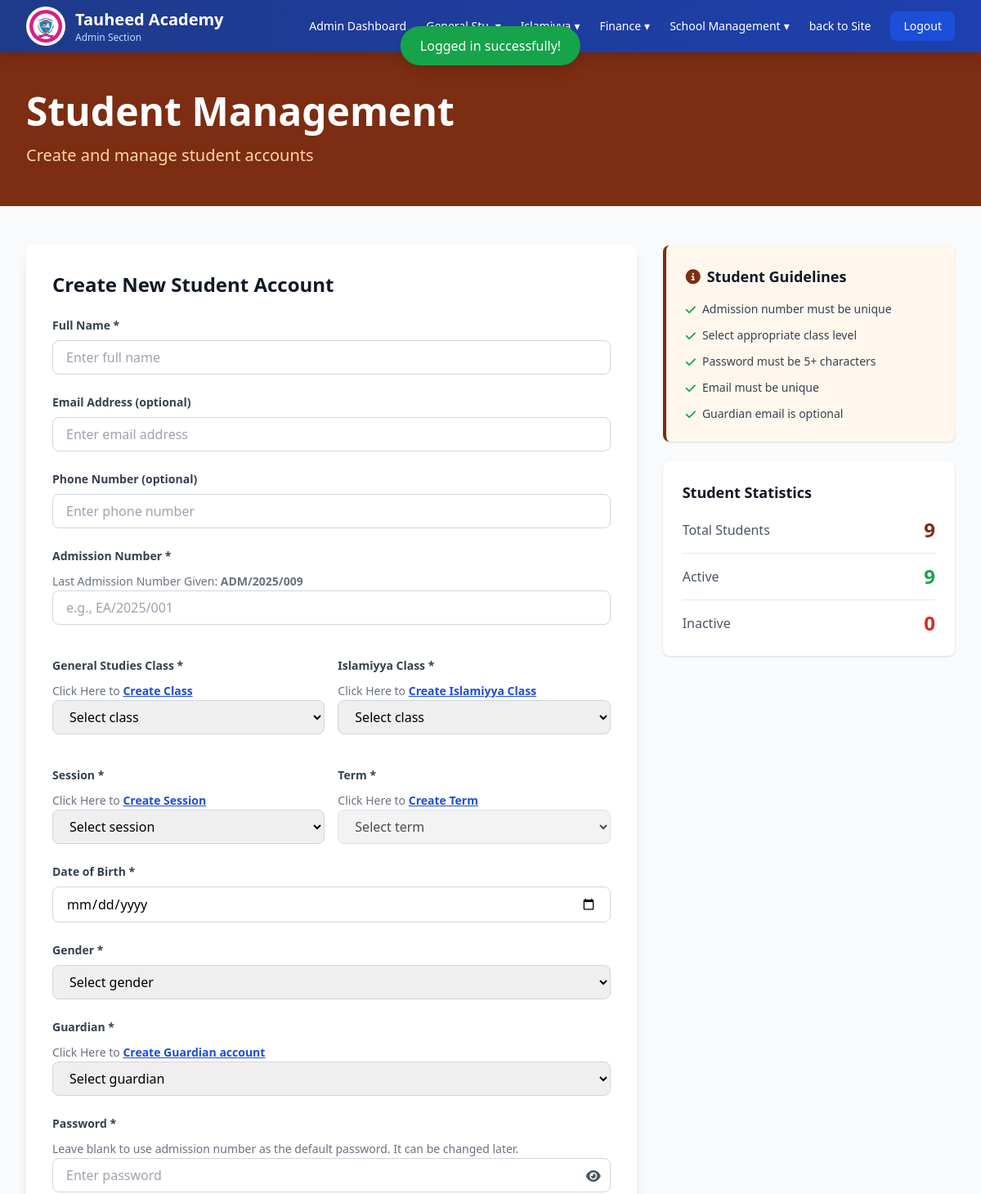
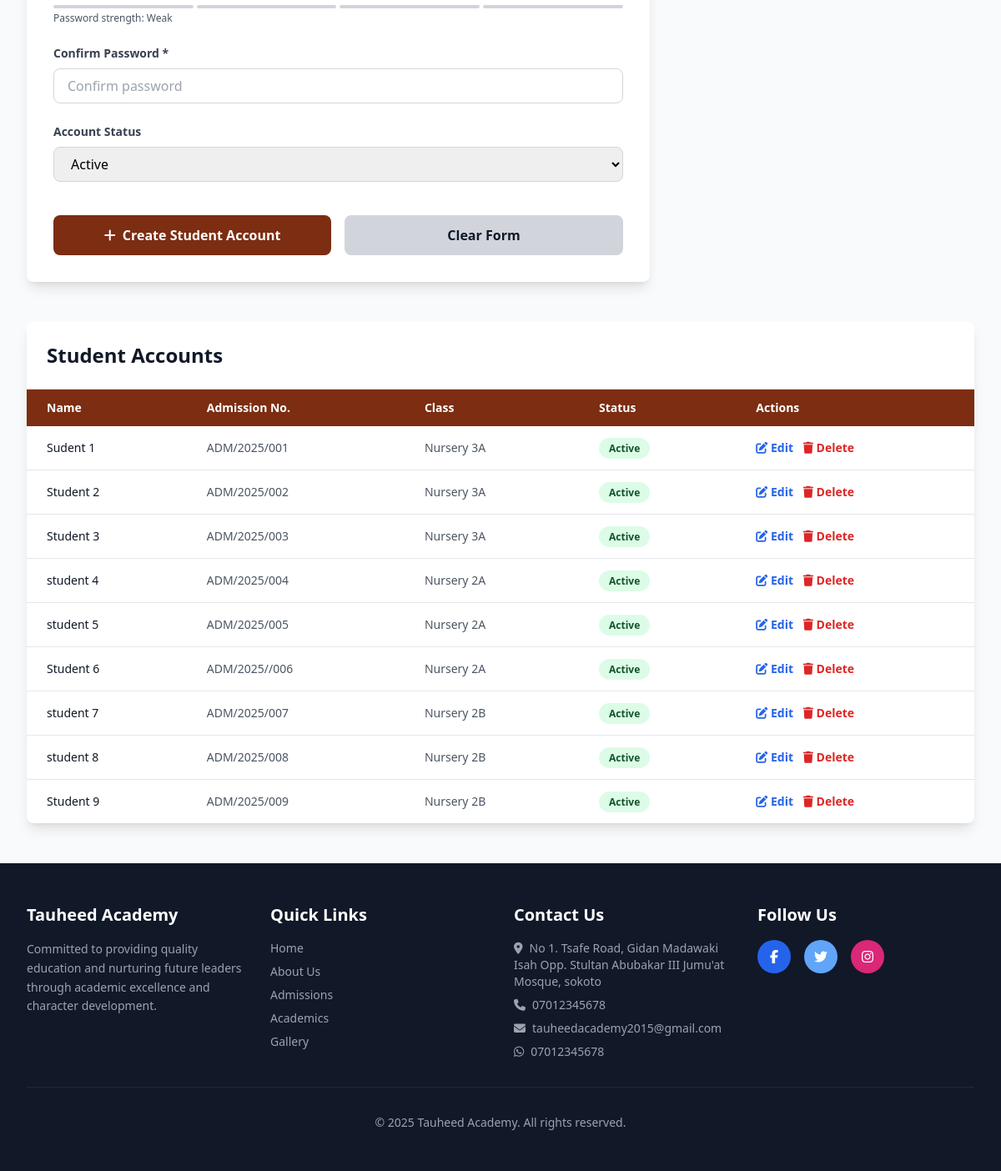
Page /pages/admin/users-management/student-create.php (signed in) on the earlier database version (2 pictures, top to bottom).
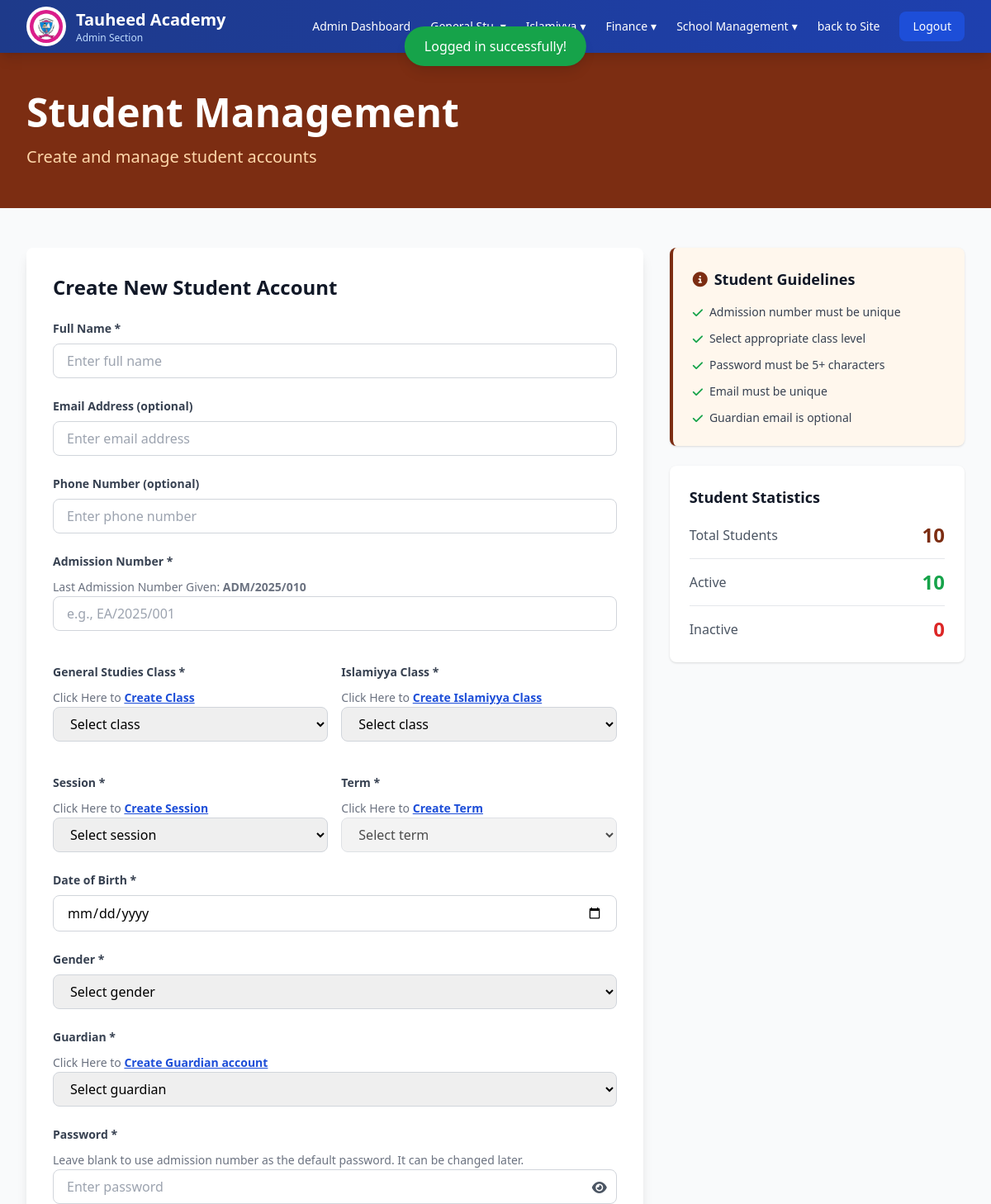
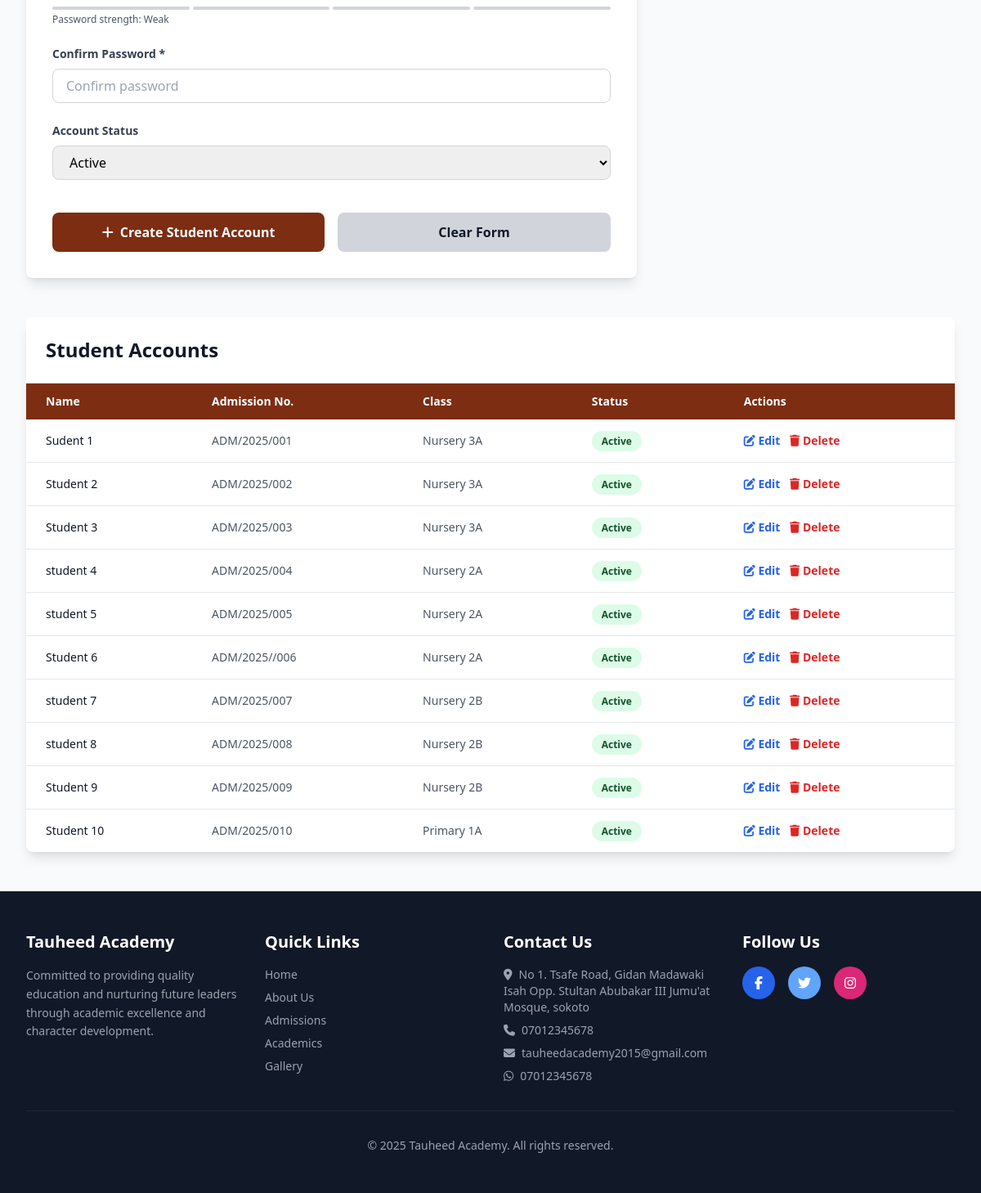
Same page on the later database version (2 pictures, top to bottom).
### tables this page shows
CREATE TABLE `students` (
  `id` int(11) NOT NULL,
  `name` varchar(100) NOT NULL,
  `admission_number` varchar(50) NOT NULL,
  `email` varchar(100) DEFAULT NULL,
  `phone` varchar(20) DEFAULT NULL,
  `guardian_id` int(11) DEFAULT NULL,
  `dob` date DEFAULT NULL,
  `picture` varchar(255) DEFAULT NULL,
  `password` varchar(255) NOT NULL,
  `reset_token` varchar(255) DEFAULT NULL,
  `reset_expires` datetime DEFAULT NULL,
  `status` enum('active','inactive') DEFAULT 'active',
  `gender` enum('male','female') DEFAULT 'male',
  `class_id` int(11) DEFAULT NULL,
  `arm_id` int(11) DEFAULT NULL,
  `term_id` int(11) DEFAULT NULL,
  `islamiyya_class_id` int(11) DEFAULT NULL,
  `islamiyya_arm_id` int(11) DEFAULT NULL,
  `created_at` timestamp NOT NULL DEFAULT current_timestamp(),
  `deleted_at` datetime DEFAULT NULL,
  `updated_at` timestamp NOT NULL DEFAULT current_timestamp() ON UPDATE current_timestamp()
);

CREATE TABLE `classes` (
  `id` int(11) NOT NULL,
  `section_id` int(11) NOT NULL,
  `name` varchar(100) NOT NULL,
  `level` int(11) NOT NULL,
  `created_at` timestamp NOT NULL DEFAULT current_timestamp(),
  `deleted_at` datetime DEFAULT NULL,
  `updated_at` timestamp NOT NULL DEFAULT current_timestamp() ON UPDATE current_timestamp()
);

CREATE TABLE `class_arms` (
  `id` int(11) NOT NULL,
  `name` varchar(100) NOT NULL,
  `description` varchar(255) DEFAULT NULL,
  `created_at` timestamp NOT NULL DEFAULT current_timestamp(),
  `deleted_at` datetime DEFAULT NULL,
  `updated_at` timestamp NOT NULL DEFAULT current_timestamp() ON UPDATE current_timestamp()
);

### routes/functions.php (called while the page is built, shortened)
<?php
include(__DIR__ .  '/./web.php');
function route($name)
{
    global $routes, $baseUrl;
    if (isset($routes[$name])) {
        return $routes[$name]['url'];
    }
    return $baseUrl . "/index.php";
}
function countDataTotal($table, $haveActivity = false)
{
    global $pdo;
    $totalQuery = $pdo->query("SELECT COUNT(*) AS total FROM $table WHERE deleted_at IS NULL");
    $total = number_format($totalQuery->fetch(PDO::FETCH_ASSOC)['total']);
    if ($haveActivity) {
        $activeQuery = $pdo->query("SELECT COUNT(*) AS active FROM $table WHERE status = 'active' AND deleted_at IS NULL");
        $active = number_format($activeQuery->fetch(PDO::FETCH_ASSOC)['active']);
        $inactiveQuery = $pdo->query("SELECT COUNT(*) AS inactive FROM $table WHERE status = 'inactive' AND deleted_at IS NULL");
        $inactive = number_format($inactiveQuery->fetch(PDO::FETCH_ASSOC)['inactive']);
        return ['total' => $total, 'active' => $active, 'inactive' => $inactive];
    }
    return ['total' => $total];
}

### routes/web.php (called while the page is built, shortened)
<?php
$protocol = (!empty($_SERVER['HTTPS']) && $_SERVER['HTTPS'] !== 'off') ? "https" : "http";
$host = $_SERVER['HTTP_HOST'];
if ($host === 'localhost' || preg_match('/^192\.168\./', $host)) {
    $baseUrl = $protocol . "://" . $host . "/tauheed-academy-project";
} else {
    $baseUrl = $protocol . "://" . $host;
}

### pages/admin/users-management/student-create.php (the view, shortened to what the changed rows need)
<?php
include(__DIR__ . '/../../../includes/header.php');
$stmt = $pdo->prepare("SELECT admission_number FROM students ORDER BY created_at DESC LIMIT 1");
$stmt->execute();
$lastAdmissionNumberRow = $stmt->fetch(PDO::FETCH_ASSOC);
$lastAdmissionNumber = $lastAdmissionNumberRow ? $lastAdmissionNumberRow['admission_number'] : 'No student account exists.';
$stmt = $pdo->prepare("
    SELECT
        students.id AS id,
        students.name AS name,
        students.admission_number AS admission_number,
        students.status AS status,
        classes.id AS class_id,
        classes.name AS class_name,
        class_arms.name AS class_arm_name
    FROM students
    LEFT JOIN classes ON students.class_id = classes.id
    LEFT JOIN class_arms ON students.arm_id = class_arms.id
    WHERE students.deleted_at IS NULL
");
$stmt->execute();
$students = $stmt->fetchAll(PDO::FETCH_ASSOC);
$studentsCount = countDataTotal('students', true);
?>
<body class="bg-gray-50">
    <?php include(__DIR__ . '/../includes/admins-section-nav.php')  ?>
    <section class="bg-orange-900 text-white py-12">
        <div class="max-w-7xl mx-auto px-4 sm:px-6 lg:px-8">
            <h1 class="text-4xl md:text-5xl font-bold mb-4">Student Management</h1>
        </div>
    </section>
    <section class="py-12 bg-gray-50">
        <div class="max-w-7xl mx-auto px-4 sm:px-6 lg:px-8">
            <div class="grid md:grid-cols-3 gap-8">
                <div class="md:col-span-2">
                    <div class="bg-white rounded-lg shadow-lg p-8">
                        <h2 class="text-2xl font-bold text-gray-900 mb-6">Create New Student Account</h2>
                        <form id="studentForm" class="space-y-6" method="post">
                            <div>
                                <span class="text-gray-500 text-sm">Last Admission Number Given: <span class="font-bold"><?= $lastAdmissionNumber ?></span></span>
                            </div>
                        </form>
                    </div>
                </div>
                <div class="md:col-span-1">
                    <div class="mt-6 bg-white rounded-lg shadow p-6">
                        <div class="space-y-3">
                            <div class="flex justify-between items-center pb-3 border-b">
                                <span class="text-gray-600">Total Students</span>
                                <span class="text-2xl font-bold text-orange-900" id="totalStudents"><?= $studentsCount['total'] ?></span>
                            </div>
                            <div class="flex justify-between items-center pb-3 border-b">
                                <span class="text-gray-600">Active</span>
                                <span class="text-2xl font-bold text-green-600" id="activeStudents"><?= $studentsCount['active'] ?></span>
                            </div>
                        </div>
                    </div>
                </div>
            </div>
            <div class="mt-12 bg-white rounded-lg shadow-lg overflow-hidden">
                <div class="p-6 border-b border-gray-200">
                    <h2 class="text-2xl font-bold text-gray-900">Student Accounts</h2>
                </div>
                <div class="overflow-x-auto">
                    <table class="w-full">
                        <thead class="bg-orange-900 text-white">
                            <tr>
                                <th class="px-6 py-3 text-left text-sm font-semibold">Name</th>
                                <th class="px-6 py-3 text-left text-sm font-semibold">Admission No.</th>
                                <th class="px-6 py-3 text-left text-sm font-semibold">Class</th>
                                <th class="px-6 py-3 text-left text-sm font-semibold">Status</th>
                                <th class="px-6 py-3 text-left text-sm font-semibold">Actions</th>
                            </tr>
                        </thead>
                        <tbody id="studentsTableBody" class="divide-y divide-gray-200">
                            <?php if (count($students) > 0): ?>
                                <?php foreach ($students as $student): ?>
                                    <tr class="hover:bg-gray-50">
                                        <td class="px-6 py-4 text-sm text-gray-900"><?= $student['name'] ?></td>
                                        <td class="px-6 py-4 text-sm text-gray-600"><?= $student['admission_number'] ?></td>
                                        <td class="px-6 py-4 text-sm text-gray-600"><?= $student['class_name'] . $student['class_arm_name'] ?></td>
                                        <td class="px-6 py-4 text-sm">
                                            <span class="px-3 py-1 <?= $student['status'] === 'active' ? 'bg-green-100 text-green-900' : 'bg-red-100 text-red-900' ?> rounded-full text-xs font-semibold capitalize"><?= $student['status'] ?></span>
                                        </td>
                                        <td class="px-6 py-4 text-sm space-x-2">
                                            <a href="<?= route('student-update') . '?id=' . $student['id'] ?>">
                                                <button class="text-blue-600 hover:text-blue-900 font-semibold">
                                                    <i class="fas fa-edit"></i> Edit
                                                </button>
                                            </a>
                                            <a href="<?= route('delete-user') . '?id=' . $student['id'] ?>&table=students&type=Student">
                                                <button class="text-red-600 hover:text-red-900 font-semibold">
                                                    <i class="fas fa-trash"></i> Delete
                                                </button>
                                            </a>
                                        </td>
                                    </tr>
                                <?php endforeach ?>
                            <?php else : ?>
                                <tr class="text-center py-8">
                                    <td colspan="6" class="px-6 py-8 text-gray-500">No student accounts created yet</td>
                                </tr>
                            <?php endif ?>
                        </tbody>
                    </table>
                </div>
            </div>
        </div>
    </section>
</body>
</html>

Differences in the rows shown:
added students: admission_number "ADM/2025/010", name "Student 10", class.name "Primary 1", arm.name "A", status "Active"
Other differences:
$studentsCount['total']: "9" → "10"
$studentsCount['active']: "9" → "10"
$lastAdmissionNumber: "ADM/2025/009" → "ADM/2025/010"
